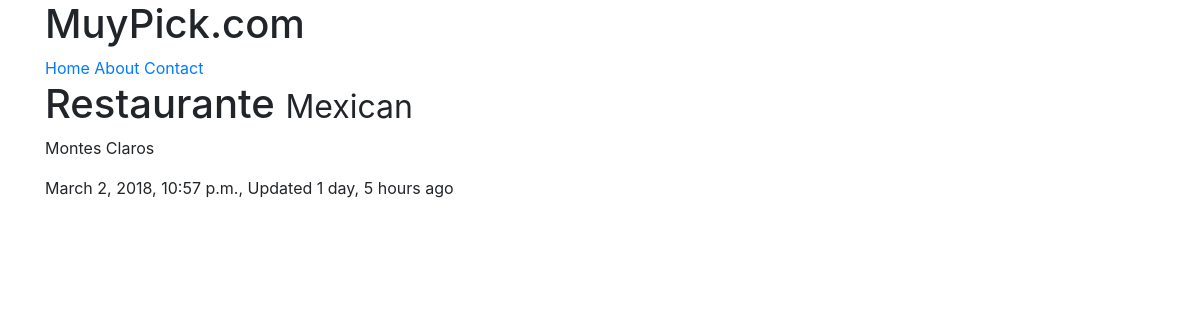
Page /restaurants/restaurante/ on the committed database.
### restaurants/models.py (models this page shows, shortened)
class RestaurantLocation(models.Model):
    owner          = models.ForeignKey(User)
    name          = models.CharField(max_length = 120)
    location      = models.CharField(max_length = 120, null = True, blank = True)
    category      = models.CharField(max_length = 120, null = True, blank = True, validators = [validate_category])
    timestamp     = models.DateTimeField(auto_now_add = True)
    updated       = models.DateTimeField(auto_now = True)
    slug          = models.SlugField(null = True, blank = True)

### restaurants/views.py (the view)
# urls.py: url(r'^restaurants/(?P<slug>[\w-]+)/$', RestaurantDetailView.as_view()),
class RestaurantDetailView(DetailView):
    queryset = RestaurantLocation.objects.all()

### restaurants/templates/restaurants/restaurantlocation_detail.html (shortened to what this page needs)
{% extends "base.html" %}
{% block content %}
<h1>{{ object.name }} <small>{{ object.category }}</small>  </h1>
<p>{{ object.location }}</p>
<p>{{ object.timestamp }}, Updated {{ object.updated|timesince}} ago</p>
{% endblock content %}

### rows in the picture
RestaurantLocation: name "Restaurante", category "Mexican", location "Montes Claros", timestamp "March 2, 2018, 10:57 p.m.", updated "1 day, 5 hours"
